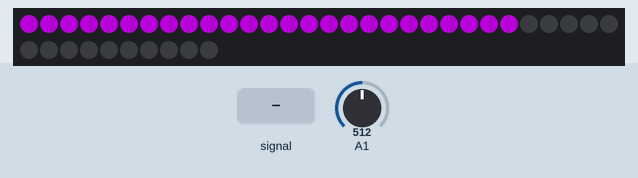
Recording of a sketch running on a simulated Arduino Uno, built with avr-gcc and run on an emulated ATmega328P. On the bench: 40 RGB LEDs in strip order, left to right, continuing on the next row. The inputs (shaded band) are chosen by the test bench; at power-on: A1 = 512. Dim RGB values are drawn brighter than linear; random numbers use the default seed unless the sketch sets one.

Above: at 1.2 s.
1.3 s: A1 fed a 2 Hz sine of ±306 counts around its level
At 1.67 s:
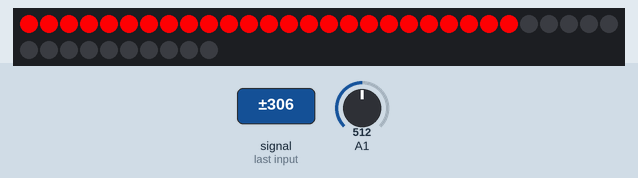
3.5 s: A1 set to 490
At 5.1 s:
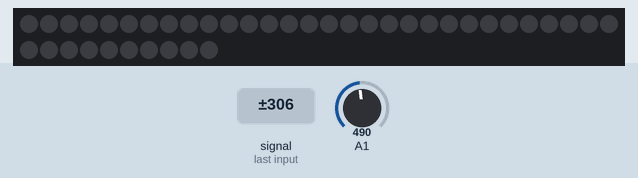
5.5 s: A1 fed a 50 Hz sine of ±306 counts around its level
At 5.83 s:
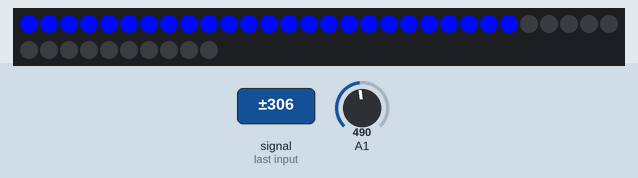
8.5 s: A1 set to 306
At 8.68 s:
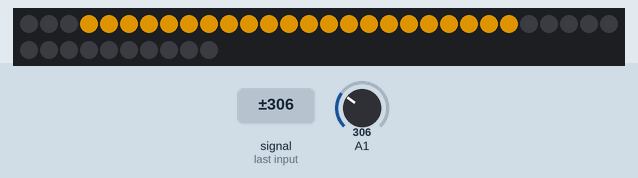
10.5 s: A1 fed a 200 Hz sine of ±255 counts around its level
At 11.92 s:
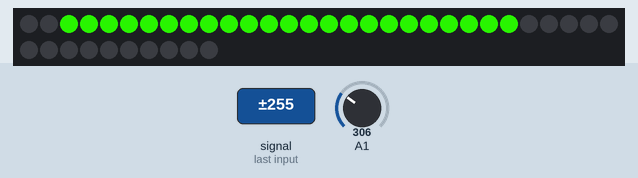
13.5 s: A1 set to 160
At 13.78 s:
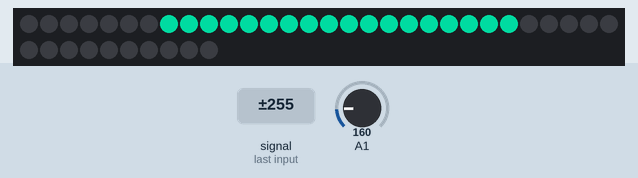
Timing chart, 0 to 16.5 s (numbered marks = the images above; inputs shaded):
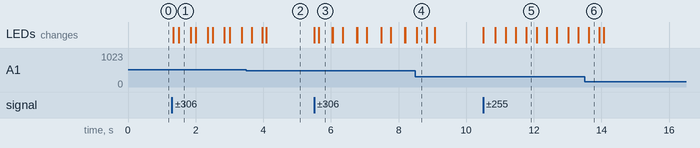

The sketch:

ws2811_equalizerArduino.ino
```cpp
#include <Adafruit_NeoPixel.h>
#ifdef __AVR__
#include <avr/power.h>
#endif

int outputValue=0;
int rememberOutputValue;
int randNumber;
int counter = 0;
int loopCounter = 0;

#define PIN            10
#define NUMPIXELS      40

Adafruit_NeoPixel pixels = Adafruit_NeoPixel(NUMPIXELS, PIN, NEO_GRB + NEO_KHZ800);

void setup() {
  // put your setup code here, to run once:
  pixels.begin();
  randomSeed(analogRead(A1));
  Serial.begin(9600);
}


// Input a value 0 to 255 to get a color value.
// The colours are a transition r - g - b - back to r.
uint32_t Wheel(byte WheelPos) {
  WheelPos = 255 - WheelPos;
  if(WheelPos < 85) {
    return pixels.Color(255 - WheelPos * 3, 0, WheelPos * 3,0);
  }
  if(WheelPos < 170) {
    WheelPos -= 85;
    return pixels.Color(0, WheelPos * 3, 255 - WheelPos * 3,0);
  }
  WheelPos -= 170;
  return pixels.Color(WheelPos * 3, 255 - WheelPos * 3, 0,0);
}


void loop() {
  // put your main code here, to run repeatedly

    // read the analog in value 100 times and count high levels
   int sensorValue;
   counter = 0;

   for (int i=0; i < 100; i++){
    sensorValue = analogRead(A1);
    if(sensorValue > 500) counter++;
   }


  if(map(counter, 0, 60, 0, 60) > outputValue)outputValue = map(counter, 0, 40, 0, 60);
  else if(loopCounter %2 == 0)outputValue-=1;

  if(outputValue < 0) outputValue = 0;
  if(outputValue > 24) outputValue = 24;


  if(loopCounter % 60 == 0)randNumber = random(255);
  loopCounter++;

  // clear all LEDs
 for(int i=0;i < NUMPIXELS;i++){

    // pixels.Color takes RGB values, from 0,0,0 up to 255,255,255
    pixels.setPixelColor(i, pixels.Color(0,0,0, 255));

  }

 if(rememberOutputValue != outputValue){
  for(int i=24;i > (24-outputValue) || (outputValue == 24 && i == 0);i--){
  pixels.setPixelColor(i, Wheel((randNumber) & 255));
 }

   pixels.show(); // This sends the updated pixel color to the hardware
}
   rememberOutputValue = outputValue;
}
```

Measured:
- after the input at 1.3 s, the LEDs: first change at once (image 1 shows a later state)
- after the input at 5.5 s, the LEDs: first change at once (image 3 shows a later state)
- after the input at 10.5 s, the LEDs: first change at once (image 5 shows a later state)
